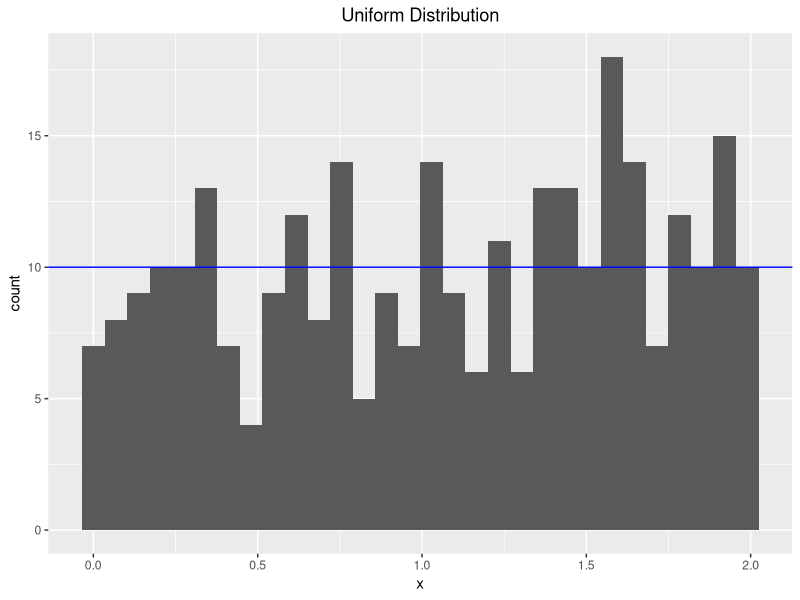
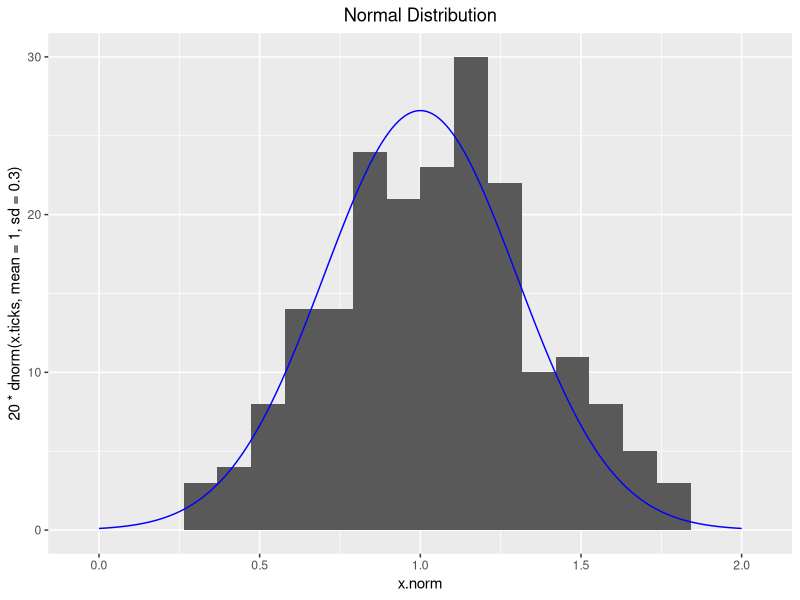
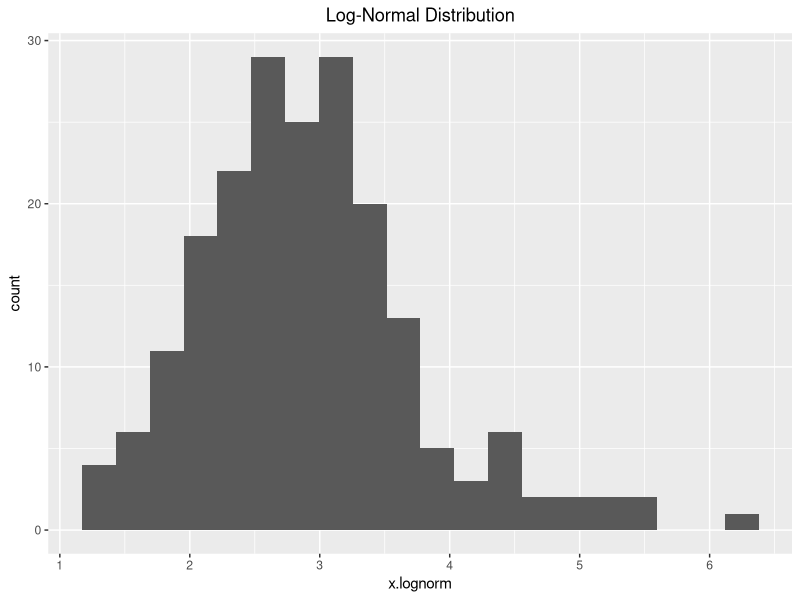
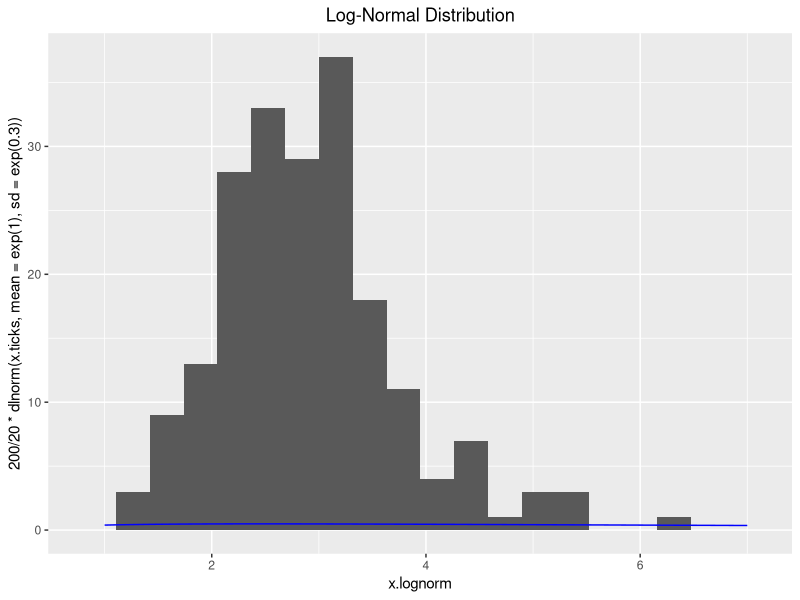

Generate these figures, in order, with R:
library(tidyverse)

set.seed(12345)
x <- runif(300, min=0, max=2)

# uniform distribution
ggplot() + 
  geom_histogram(mapping = aes(x=x), bins=30) + 
  ggtitle("Uniform Distribution") +
  theme(plot.title = element_text(hjust = 0.5)) +
  geom_abline(mapping = aes(intercept = 10, slope=0), col="blue")


# normal distribution
set.seed(12345)
x.norm <- rnorm(200, mean=1, sd=0.3)

x.ticks <- seq(0,2,by=0.01)

ggplot() + 
  geom_histogram(mapping = aes(x=x.norm), bins=20) + 
  ggtitle("Normal Distribution") +
  theme(plot.title = element_text(hjust = 0.5)) +
  # stat_function(geom = "line",
  #               fun = function(x) dnorm(x, mean=1, sd=1),
  #               col="blue"
  # )
  geom_line(aes(x=x.ticks, y=20*dnorm(x.ticks, mean=1, sd=0.3)), colour="blue")


# log-normal
x.lognorm <- rlnorm(200, meanlog=1, sdlog=0.3)
x.ticks <- seq(1,7,by=0.01)

p <- ggplot() + 
  geom_histogram(mapping = aes(x=x.lognorm), bins=20) + 
  ggtitle("Log-Normal Distribution") +
  theme(plot.title = element_text(hjust = 0.5))
p
p + geom_line(aes(x=x.ticks, y=200/20*dlnorm(x.ticks, mean=exp(1), sd=exp(0.3))), colour="blue")


# Bi-Modal
library(MASS)
data(geyser)


